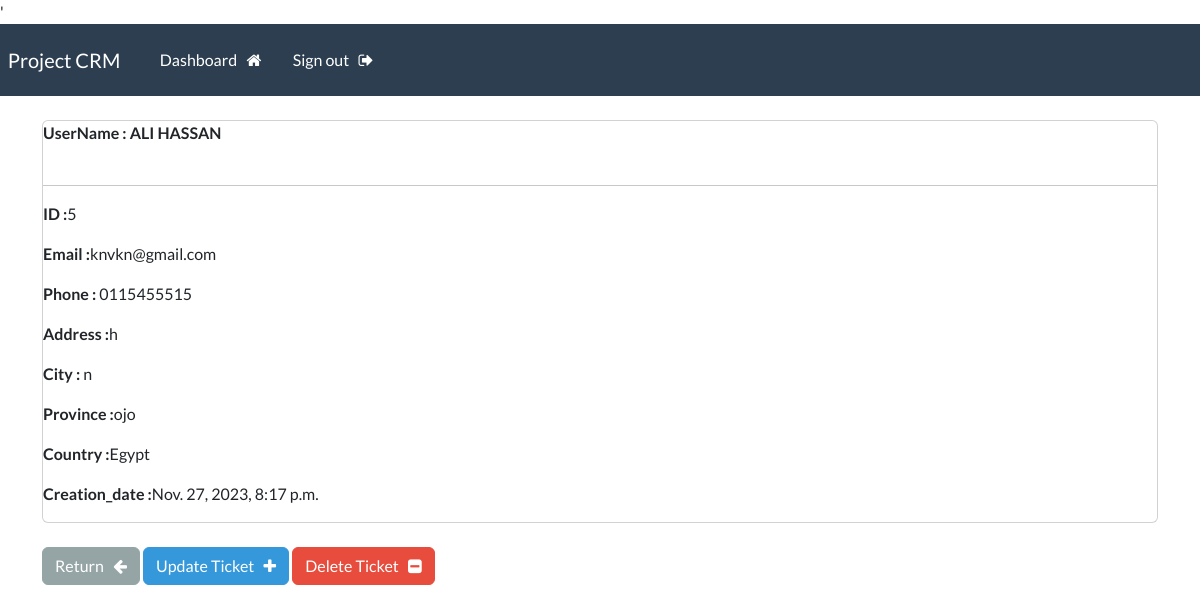
The page /record/5 (signed in) on the database as committed earlier.
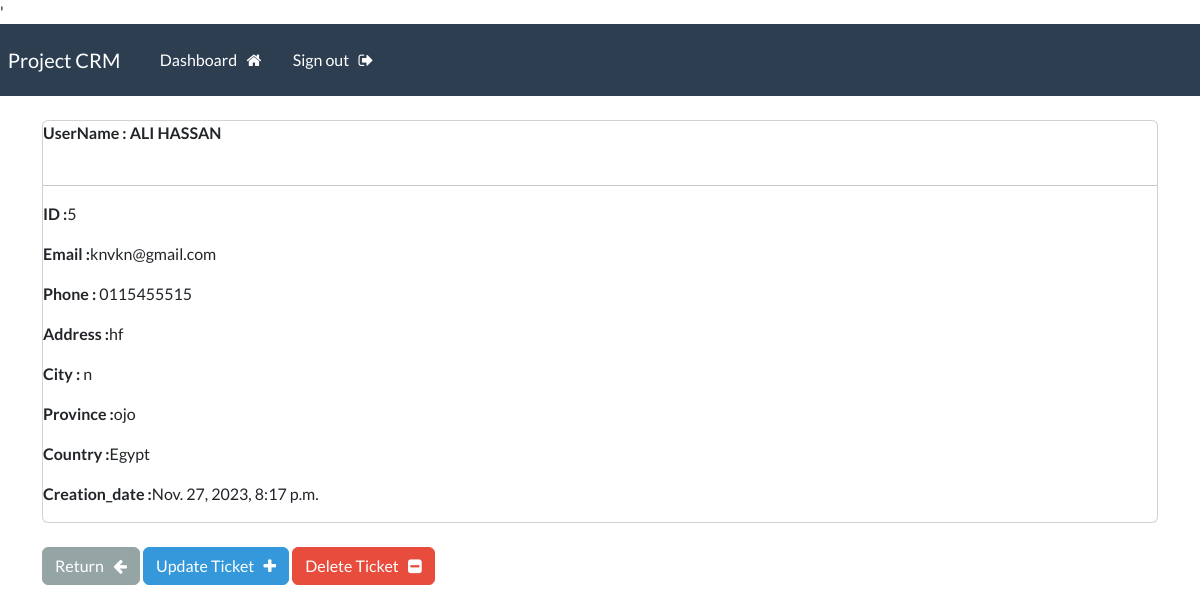
The same page on the database as committed later.
### webapp/models.py (models this page shows, shortened)
class Record(models.Model):
    creation_date = models.DateTimeField(auto_now_add=True)
    first_name = models.CharField(max_length=50)
    last_name = models.CharField(max_length=50)
    email = models.EmailField(unique=True)
    Phone = models.CharField(max_length=50)
    address = models.CharField(max_length=50)
    city = models.CharField(max_length=50)
    province = models.CharField(max_length=50)
    country = models.CharField(max_length=50)

### webapp/views.py (the view)
# urls.py: path('record/<int:pk>', views.singler_record, name='record'),
@login_required(login_url='my_login')
def singler_record(request, pk):
    all_record = Record.objects.get(id=pk)
    context = {'record': all_record}
    return render(request, 'webapp/view-record.html', context)

### webapp/templates/webapp/view-record.html
{% extends 'webapp/base.html' %}
{% block content %}
<div class="card">
  <strong>
    UserName : {{record.first_name|upper}} {{record.last_name|upper}}
  </strong>
  <br />
  <hr />
  <div class="crad-body">
    <p><strong>ID :</strong>{{record.id}}</p>
    <p><strong>Email :</strong>{{record.email}}</p>
    <p><strong>Phone : </strong>{{record.Phone}}</p>
    <p><strong>Address :</strong>{{record.address}}</p>
    <p><strong>City : </strong>{{record.city}}</p>
    <p><strong>Province :</strong>{{record.province}}</p>
    <p><strong>Country :</strong>{{record.country}}</p>
    <p><strong>Creation_date :</strong>{{record.creation_date}}</p>
  </div>
</div>
<br />
<a href="{% url 'dashboard' %}" class="btn btn-secondary">
  Return &nbsp; <i class="fa fa-arrow-left" aria-hidden="true"></i
></a>
<a href="{% url 'update_record' record.id %}" class="btn btn-info">
  Update Ticket &nbsp; <i class="fa fa-plus" aria-hidden="true"></i
></a>
<a href="{% url 'delete_record' record.id %}" class="btn btn-danger">
  Delete Ticket &nbsp; <i class="fa fa-minus-square" aria-hidden="true"></i
></a>
&nbsp; {% endblock content %}

Rows that differ between the two databases and show on the page:
changed Record "ALI": address "h" → "hf"
